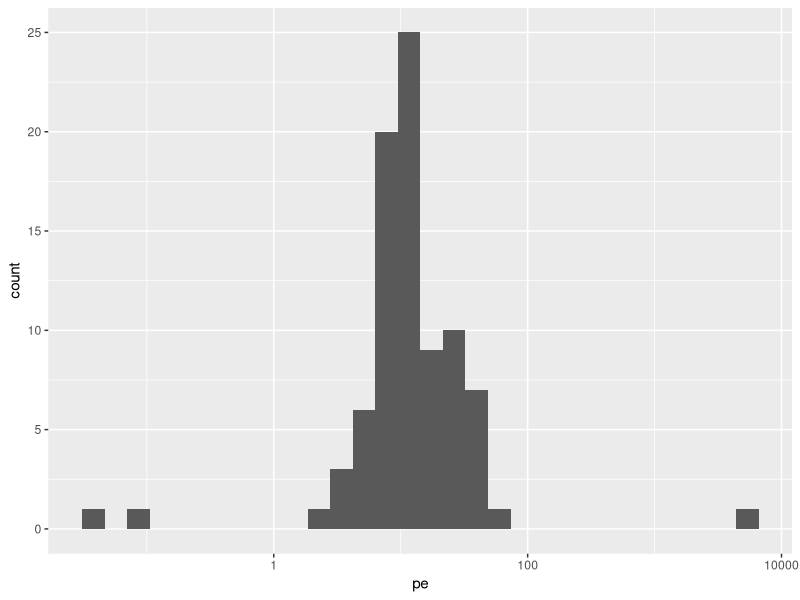
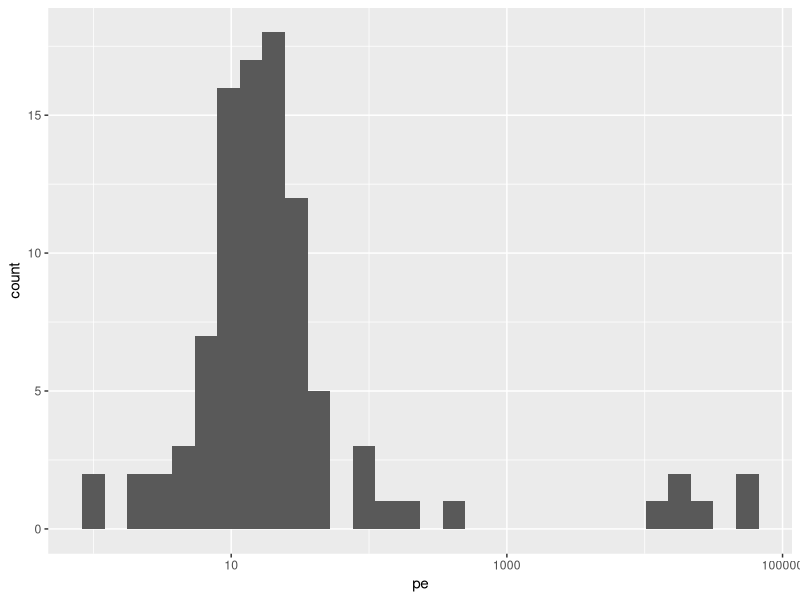
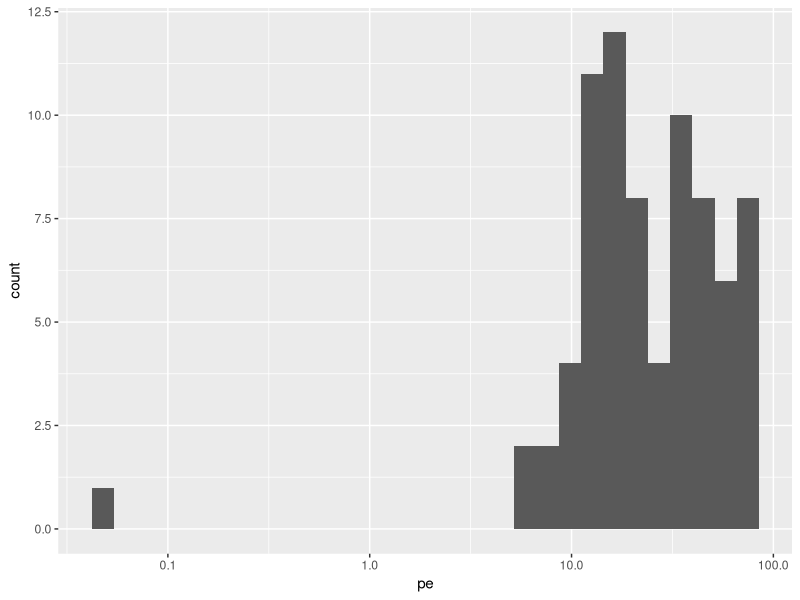
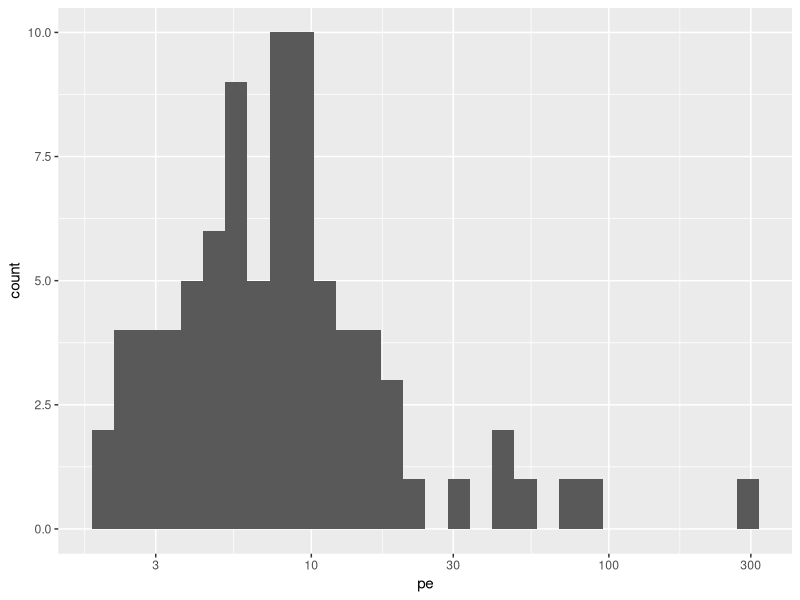
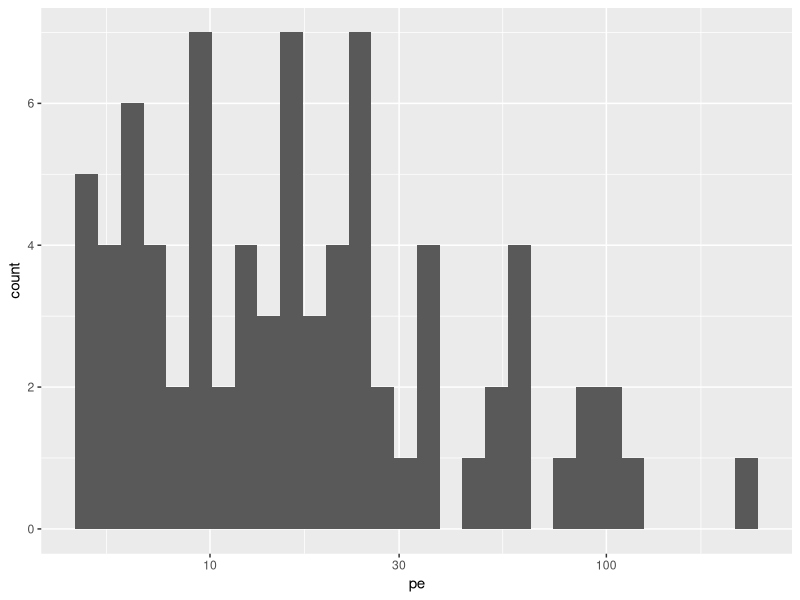

Recreate these plots in R, in order.
## ---- chunk 1
knitr::opts_chunk$set(echo = FALSE)
options(scipen = 999)
library(tidyverse)
library(readxl)
## ---- chunk 2
south_africa <- read_excel("raw-data/SAPE.xlsx") %>%
  select(`P/E`) %>%
  mutate(pe = as.numeric(`P/E`)) %>%
  head(100)

south_africa[is.na(south_africa)] <- 0

# Changed NAs to equal zero. Figures are listed as NAs in the original data when P/E ratio is negative. Since I'm only looking at medians, not means, I figure that putting them at zero will not affect scores too much.

brazil <- read_excel("raw-data/BPE.xlsx") %>%
  select(`P/E`) %>%
  mutate(pe = as.numeric(`P/E`)) %>%
  head(100)

brazil[is.na(brazil)] <- 0

russia <- read_excel("raw-data/RUSSPE.xlsx") %>%
  select(`P/E`) %>%
  mutate(pe = as.numeric(`P/E`)) %>%
  head(100)

russia[is.na(russia)] <- 0

china <- read_excel("raw-data/CPE.xlsx") %>%
  select(`P/E`) %>%
  mutate(pe = as.numeric(`P/E`)) %>%
  head(100)

china[is.na(china)] <- 0

india <- read_excel("raw-data/IPE.xlsx") %>%
  select(`P/E`) %>%
  mutate(pe = as.numeric(`P/E`)) %>%
  head(100)

india[is.na(india)] <- 0
## ---- chunk 3
# Just want to see distributions so I know what I'm working with. Not crucial. 

ggplot(south_africa, aes(x = pe)) +
  geom_histogram() +
   scale_x_log10()

ggplot(brazil, aes(x = pe)) +
  geom_histogram()+
   scale_x_log10()

ggplot(india, aes(x = pe)) +
  geom_histogram()+
   scale_x_log10()

ggplot(russia, aes(x = pe)) +
  geom_histogram()+
   scale_x_log10()

ggplot(china, aes(x = pe)) +
  geom_histogram() +
  scale_x_log10()
## ---- chunk 4
# Summarize medians. Medians mitigate extreme outliers and show general trends better than means.

brazil %>%
  summarize(bmed = median(pe))

south_africa %>%
  summarize(smed = median(pe))

russia %>%
  summarize(rmed = median(pe))

china %>%
  summarize(cmed = median(pe))

india %>%
  summarize(imed = median(pe))
